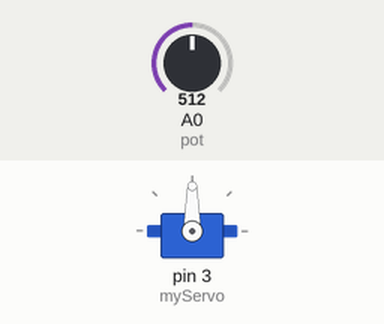
This sketch was run on a simulated Arduino Uno, built with avr-gcc and run on an emulated ATmega328P. Shown: servo. Inputs (shaded band) come from the test bench; at power-on: A0 (pot) = 512.

Above: at 1.2 s.
1.3 s: A0 (pot) set to 716
At 2.5 s:
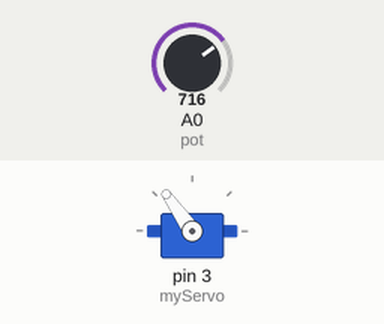
2.8 s: A0 (pot) set to 900
At 3.4 s:
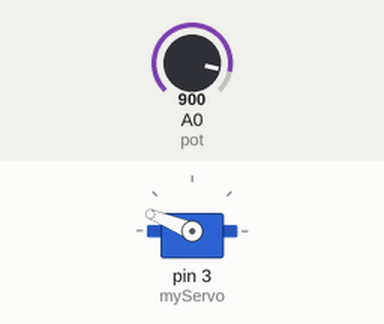
4.3 s: A0 (pot) set to 1023
At 4.7 s:
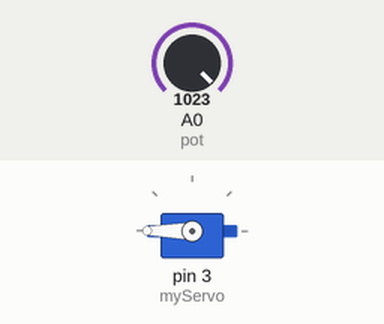
5.8 s: A0 (pot) set to 306
At 7.0 s:
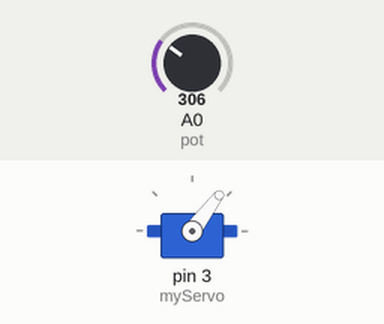
7.3 s: A0 (pot) set to 122
At 8.1 s:
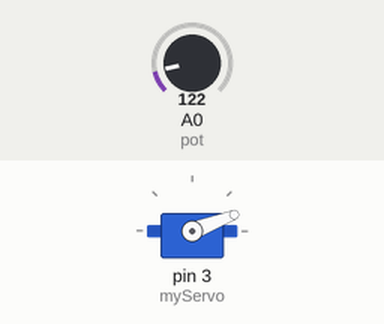
Timing chart, 0 to 9.8 s (numbered marks = the images above; inputs shaded):
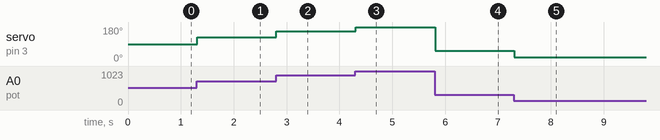

Measured:
- after the input at 1.3 s, servo on pin 3 (myServo): 90° → 125° at once
- after the input at 2.8 s, servo on pin 3 (myServo): 125° → 158° at once
- after the input at 4.3 s, servo on pin 3 (myServo): 158° → 180° at once
- after the input at 5.8 s, servo on pin 3 (myServo): 180° → 53° at once
- after the input at 7.3 s, servo on pin 3 (myServo): 53° → 21° at once

The sketch:

potServo.ino
```cpp
#include <Servo.h> //Servomuzun fonksiyonlarini kullanacagimiz kutuphanemiz

Servo myServo; //Servo class'indan bir myServo nesnesi olusturduk birden fazla var myServo1,myServo2,...; seklinde yapabiliriz.
int pot = A0; //potansiyometremizin pini belirttik.

void setup() {
  myServo.attach(3);//attach bize arduino'ya servomuz hangi pinden PWM alacagini belirttigi
  //yerdir istersek attach(pin,min,max) yaparak dereceleri ayarlayabiliriz 600𝝁(0º) ile 2400𝜇(180º) yazilir genelde
  pinMode(A0, INPUT);
}

void loop() {
  int potState = analogRead(pot);//potansiyometreden analog sekilde degerimizi aldik
  int deger = map(potState,0,1023,0,180); //map ile 0-1023 araligini 0-180 araligina cevirdik
  myServo.write(deger); //write degerler degistikce acisini degisterecektir.
  delay(10);
  /*
  * istersek
  * int deger = map(potState0,1023,600,2400); //dereceleri mikrosaniyeye ayarlayipta yapabiliriz
  * myServo.writeMicroseconds(deger); //bunu kullanirken mutlaka writeMicroseconds() ile yapmamiz gerek
  * delay(10);
  */
}
```
